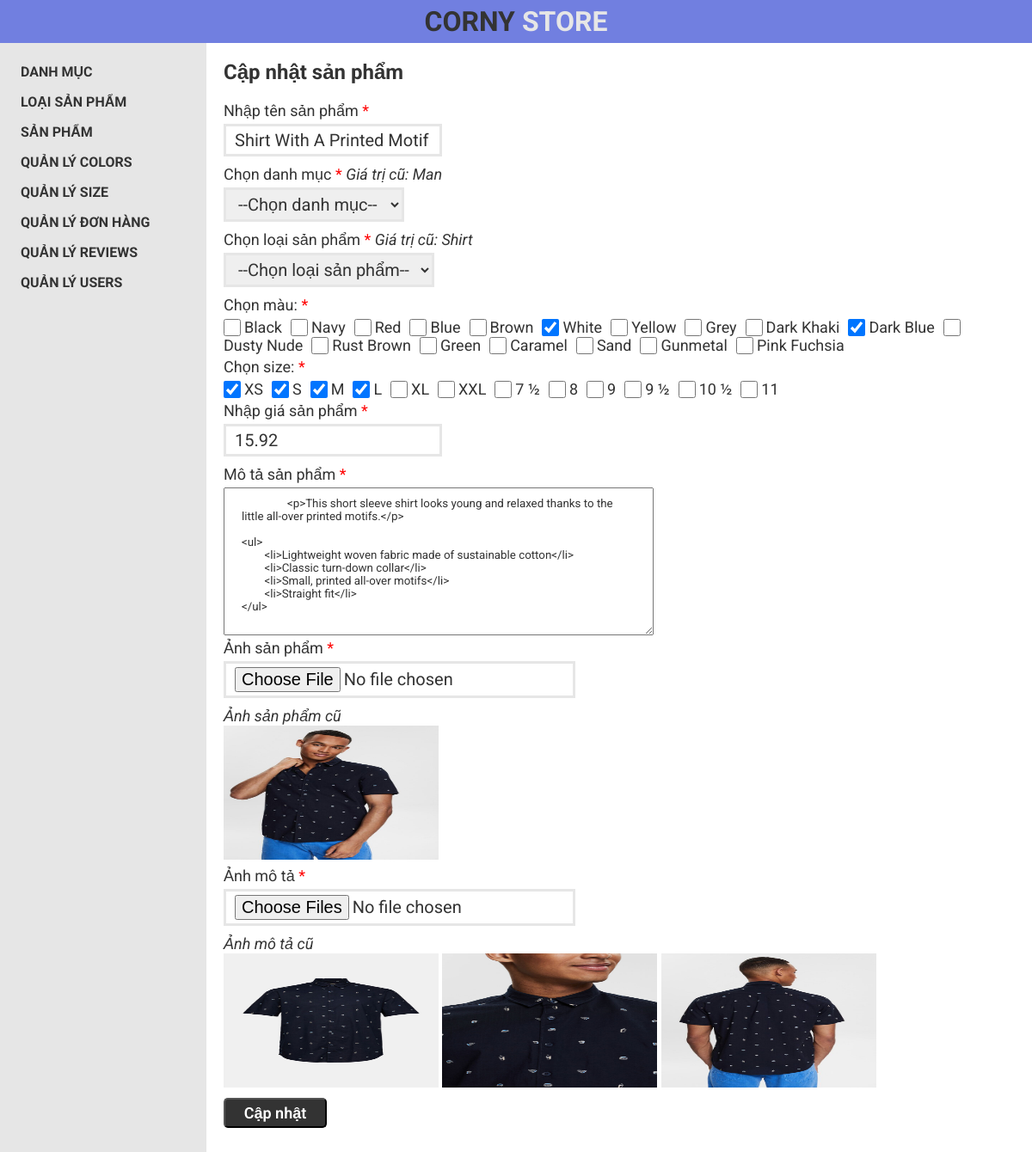
/admin/product/product_update.php?product_id=1 (signed in), run on the app's committed database.
### tables this page shows
CREATE TABLE `product` (
  `product_id` int(11) NOT NULL,
  `category_id` int(11) NOT NULL,
  `product_type_id` int(11) NOT NULL,
  `product_name` varchar(255) NOT NULL,
  `product_price` varchar(255) NOT NULL,
  `product_desc` varchar(500) NOT NULL,
  `product_img` varchar(1000) NOT NULL,
  `date_insert` datetime NOT NULL DEFAULT current_timestamp(),
  `date_update` datetime NOT NULL DEFAULT current_timestamp() ON UPDATE current_timestamp()
);

CREATE TABLE `category` (
  `category_id` int(11) NOT NULL,
  `category_name` varchar(50) NOT NULL
);

CREATE TABLE `product_type` (
  `product_type_id` int(11) NOT NULL,
  `category_id` int(11) NOT NULL,
  `product_type_name` varchar(255) NOT NULL
);

CREATE TABLE `color` (
  `color_id` int(11) NOT NULL,
  `color_name` varchar(50) NOT NULL
);

CREATE TABLE `size` (
  `size_id` int(11) NOT NULL,
  `size_name` varchar(50) NOT NULL
);

CREATE TABLE `product_img_desc` (
  `id` int(11) NOT NULL,
  `product_id` int(11) NOT NULL,
  `product_img_desc` varchar(1000) NOT NULL
);

### admin/class/product_class.php (called while the page is built, shortened)
<?php
class Product {
    public $connect;
    public function __construct($host, $user, $pw, $db_name) {
        $this->connect = new mysqli($host, $user, $pw, $db_name);
    }
    public function get_product_size($product_id) {
        $query = "SELECT a.id, a.size_id, c.size_name, b.* FROM `product_size` a
        INNER JOIN product b on a.product_id=b.product_id
        INNER JOIN size c on a.size_id=c.size_id
        WHERE a.product_id = '$product_id'";
        $result = mysqli_query($this->connect, $query);
        return $result;
    }
    public function GetDataByID($product_id) {
        $query = "SELECT * FROM product a
        INNER JOIN product_type b ON a.product_type_id = b.product_type_id
        INNER JOIN category c ON b.category_id = c.category_id
        WHERE product_id = '$product_id'";
        $result = mysqli_query($this->connect, $query);
        return $result;
    }
    public function GetDataImg_desc($product_id) {
        $query = "SELECT * FROM product_img_desc
        WHERE product_id = '$product_id'";
        $result = mysqli_query($this->connect, $query);
        return $result;
    }
}
?>

### admin/class/color_class.php (called while the page is built, shortened)
<?php
class Color {
    public $connect;
    public function __construct($host, $user, $pw, $db_name) {
        $this->connect = new mysqli($host, $user, $pw, $db_name);
    }
    public function show_color() {
        $query = "SELECT * FROM color";
        $result = mysqli_query($this->connect, $query);
        return $result;
    }
}
?>

### admin/class/size_class.php (called while the page is built, shortened)
<?php
class Size {
    public $connect;
    public function __construct($host, $user, $pw, $db_name) {
        $this->connect = new mysqli($host, $user, $pw, $db_name);
    }
    public function show_size() {
        $query = "SELECT * FROM size";
        $result = mysqli_query($this->connect, $query);
        return $result;
    }
}
?>

### admin/product/product_update.php (the view, shortened to what this page needs)
<?php
    include "../layouts/header.php";
    include "../class/product_class.php";
    include "../class/color_class.php";
    include "../class/size_class.php";
?>
<?php
    $product = new Product(DB_HOST, DB_USER, DB_PASS, DB_NAME);
    $color = new Color(DB_HOST, DB_USER, DB_PASS, DB_NAME);
    $size = new Size(DB_HOST, DB_USER, DB_PASS, DB_NAME);
    if((!isset($_GET['product_id']) || $_GET['product_id'] == NULL) &&
    (!isset($_GET['category_id']) || $_GET['category_id'] == NULL) &&
    (!isset($_GET['product_type_id']) || $_GET['product_type_id'] == NULL)) {
        echo "<script> window.location = 'product_show.php' </script>";
    } else {
        $product_id = $_GET['product_id'];
    }
    $show_color = $color->show_color();
    $show_size = $size->show_size();
    $get_product_color = $product->get_product_color($product_id);
    $get_product_size = $product->get_product_size($product_id);
?>
<div class="right_contents">
    <div class="right_contents-item right_contents-category_add">
        <h1>Cập nhật sản phẩm</h1>
        <form action="" method="POST" enctype="multipart/form-data">
            <?php
            $GetDataByID = $product->GetDataByID($product_id);
            $row_product = mysqli_fetch_assoc($GetDataByID);
            $product_name = $row_product['product_name'];
            ?>
            <div for="">Nhập tên sản phẩm <span style="color: red;">*</span></div>
            <input value="<?php echo $product_name ?>"
            name="product_name"
            required type="text">
            <div for="">Chọn danh mục <span style="color: red;">*</span>
                <i>Giá trị cũ: <?php echo $row_product['category_name'] ?></i>
            </div>
            <select name="category_id" id="select_category">
                <option value="">--Chọn danh mục--</option>
            </select>
            <div for="">Chọn loại sản phẩm <span style="color: red;">*</span>
                <i>Giá trị cũ: <?php echo $row_product['product_type_name'] ?></i>
            </div>
            <select name="product_type_id" id="product_type_id">
                <option value="#">--Chọn loại sản phẩm--</option>
            </select>
            <?php $arr_color_id = [];
            if(mysqli_num_rows($get_product_color) > 0) {
                while($dpc = mysqli_fetch_assoc($get_product_color)) {
                    array_push($arr_color_id, $dpc['color_id']);
                }
            } ?>
            <div for="">Chọn màu: <span style="color: red;">*</span></div>
            <div class="color">
                <?php
                if(mysqli_num_rows($show_color) > 0) {
                    while($row_color = mysqli_fetch_assoc($show_color)) {
                ?>
                <input
                <?php for($i=0; $i<count($arr_color_id);$i++) {
                    if($arr_color_id[$i] == $row_color['color_id']) {echo "checked";}
                } ?>
                type="checkbox" id="color_id" name="color_id[]"
                value="<?php echo $row_color['color_id'] ?>">
                <label for="color_id"> <?php echo $row_color['color_name'] ?> </label>
                <?php }}?>
            </div>
            <?php $arr_size_id = [];
            if(mysqli_num_rows($get_product_size) > 0) {
                while($dpz = mysqli_fetch_assoc($get_product_size)) {
                    array_push($arr_size_id, $dpz['size_id']);
                }
            } ?>
            <div for="">Chọn size: <span style="color: red;">*</span>
            </div>
            <div class="size">
                <?php
                if(mysqli_num_rows($show_size) > 0) {
                    while($row_size = mysqli_fetch_assoc($show_size)) {
                ?>
                <input <?php for($i=0; $i<count($arr_size_id);$i++) {
                    if($arr_size_id[$i] == $row_size['size_id']) {echo "checked";}
                } ?>
                type="checkbox" id="size_id" name="size_id[]"
                value="<?php echo $row_size['size_id'] ?>">
                <label for="size_id"> <?php echo $row_size['size_name'] ?> </label>
                <?php }}?>
            </div>
            <div for="">Nhập giá sản phẩm <span style="color: red;">*</span></div>
            <input value="<?php echo $row_product['product_price'] ?>"
            name="product_price" required type="text">
            <div for="">Mô tả sản phẩm <span style="color: red;">*</span></div>
            <textarea name="product_desc" required
            id="editor1" cols="30" rows="10">
                <?php echo $row_product['product_desc'] ?>
            </textarea>
            <div for="">
                Ảnh sản phẩm
                <span style="color: red;">*</span>
            </div>
            <input name="product_img" accept="image/*"
            required type="file">
            <div class="old_img">
                <p><i>Ảnh sản phẩm cũ</i></p>
                <div class="img_item">
                    <img src="../uploads/<?php echo $row_product['product_img'] ?>"
                    width="250px" height="156px" alt="">
                </div>
            </div>
            <div for="">Ảnh mô tả <span style="color: red;">*</span></div>
            <input name="product_img_desc[]" accept="image/*"
            required type="file" multiple>
            <div class="old_img_desc">
                <p><i>Ảnh mô tả cũ</i></p>
                <div class="img_item">
                    <?php $GetDataImg_desc = $product->GetDataImg_desc($product_id);
                        if(mysqli_num_rows($GetDataImg_desc) > 0) {
                            while($row_img_desc = mysqli_fetch_assoc($GetDataImg_desc)) {
                    ?>
                    <img src="../uploads/img_desc/<?php echo $row_img_desc['product_img_desc'] ?>"
                    width="250px" height="156px" alt="">
                    <?php }} ?>
                </div>
            </div>
            <button class="btn" type="submit">Cập nhật</button>
        </form>
    </div>
</div>
<?php
    include "../layouts/footer.php";
?>

### assets/css/layouts_css/style.css (style rules this page uses)
* { margin: 0; padding: 0; box-sizing: border-box; font-family: 'Roboto', sans-serif; color: var(--dark); transition: all .2s linear; scroll-behavior: smooth; }
:root { --dark-bg: rgb(34, 34, 34); --dark: #333333; --light-bg: #fff; --light-bg_features: #f3f3f3; --light-border_features: #d9d9d9; --light-search-bg: rgba(255,255,255,0.9); --light-price: #666; --light-text: #888888; --light-btn: #e6e6e6; --light-text-footer: #b2b2b2; --blue: rgb(113, 127, 224); --blue-blur: rgba(113, 127, 224, 0.8); --blue-heart: rgb(103,116,213); --blue-text-footer: #007bff; --blue-hover: #0056b3; --shadow: rgb(0 0 0 / 20%); --overlay-bg: rgba(0,0,0,0.6); --green_success: #408140; --red_alert: rgb(244,67,54); }
body { position: relative; }
.btn { display: flex; justify-content: center; align-items: center; width: fit-content; min-width: 180px; height: 46px; background-color: var(--blue); color: var(--light-bg); border-radius: 23px; font-size: 15px; font-weight: 600; cursor: pointer; }

### admin/css/style.css (style rules this page uses)
body { height: 100vh; }
.right_contents { width: calc(100% - 20%); }
.right_contents { height: calc(100vh - 50px); padding: 20px; overflow-y: scroll; }
.right_contents h1 { display: block; padding-bottom: 20px; }
.right_contents-item input { font-size: 20px; padding: 4px 10px; outline: none; border: 3px solid var(--light-btn); }
.right_contents-item .btn { margin: 8px 0; font-size: 18px; background-color: var(--dark); min-width: 120px; height: 35px; border-radius: 5px; }

### admin/product/product_update.php (style rules this page uses)
.color, .size { display: flex; flex-wrap: wrap; align-items: center; }
.color label, .size label { display: block; margin-right: 10px; }
.color input[type='checkbox'], .size input[type='checkbox'] { width: 20px; height: 20px; margin-right: 4px; }
select { display: block; font-size: 20px; padding: 4px 10px; outline: none; border: 3px solid var(--light-btn); margin-bottom: 10px; min-width: 210px; }
form > div { font-size: 18px; margin-bottom: 4px; }
form > input { margin-bottom: 10px; }
form > textarea { padding: 10px 20px; width: 500px; }

### data on the page
product: product_name "Shirt With A Printed Motif", category.category_name "Man", product_type.product_type_name "Shirt", product_type_id "☑", product_price "15.92", product_desc "<p>This short sleeve shirt looks young and relaxed thanks to the little all-over printed motifs.</p> <ul> <li>Lightweight woven fabric made of sustainable cotton</li> <li>Classic turn-down collar</li> <li>Small, printed all-over motifs</li> <li>Straight fit</li> </ul>", product_img (picture)
color: color_name "Black"
color: color_name "Navy"
color: color_name "Red"
color: color_name "Blue"
color: color_name "Brown"
color: color_id "☑", color_name "White"
color: color_name "Yellow"
color: color_name "Grey"
color: color_name "Dark Khaki"
color: color_id "☑", color_name "Dark Blue"
color: color_name "Dusty Nude"
color: color_name "Rust Brown"
color: color_name "Green"
color: color_name "Caramel"
color: color_name "Sand"
color: color_name "Gunmetal"
color: color_name "Pink Fuchsia"
size: size_name "XS"
size: size_name "S"
size: size_name "M"
size: size_name "L"
size: size_name "XL"
size: size_name "XXL"
size: size_name "7 ½"
size: size_name "8"
size: size_name "9"
size: size_name "9 ½"
size: size_name "10 ½"
size: size_name "11"
product_img_desc: product_img_desc (picture)
product_img_desc: product_img_desc (picture)
product_img_desc: product_img_desc (picture)
